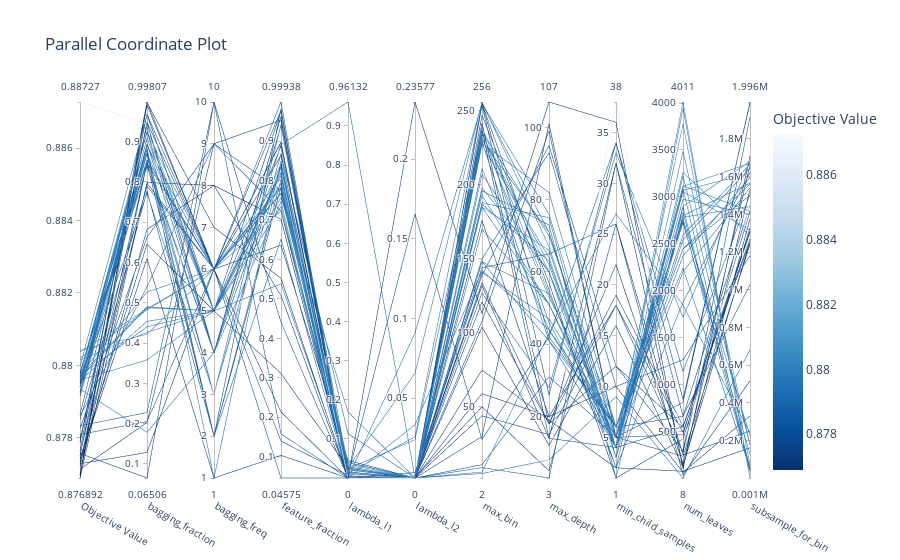

Notebook code cell kept with this figure:
### Code cell
optuna.visualization.plot_parallel_coordinate(lgbm_study)
